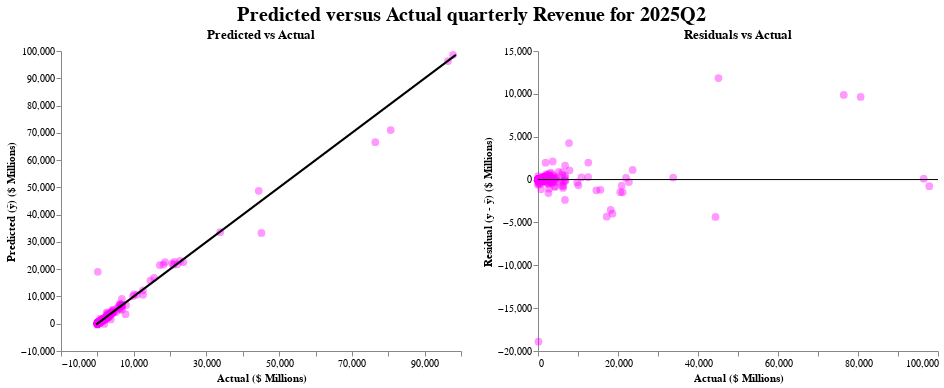

Write notebook code for a chart like this one.
### Markdown cell above
Alright, this is pretty darn good. Let's plot predicted versus actual as well as residuals so we can get a visual representation of our model performance.

### Code cell
# Put the data into a dataframe for altair plotting
dfp = pd.DataFrame({
    "actual": np.asarray(y_te_series/1_000_000, dtype=float),
    "pred":   np.asarray(y_pred/1_000_000, dtype=float)
})
# Calculate our residuals
dfp["resid"] = dfp["actual"] - dfp["pred"] 

# Let's plot a residual plot
res_scatter = alt.Chart(dfp).mark_circle(opacity=0.4,color='Magenta',size=60).encode(
    x=alt.X("actual:Q", title="Actual ($ Millions)", axis=alt.Axis(grid=False)),
    y=alt.Y("resid:Q",  title="Residual (y - ŷ) ($ Millions)", axis=alt.Axis(grid=False))
).properties(width=400, height=300, title="Residuals vs Actual")

zero_line = alt.Chart(pd.DataFrame({"y":[0]})).mark_rule().encode(y="y:Q")

residuals_chart = res_scatter + zero_line

# Let's look at a plot with predicted versus actual
xy_min = float(min(dfp["actual"].min(), dfp["pred"].min()))
xy_max = float(max(dfp["actual"].max(), dfp["pred"].max()))
diag_df = pd.DataFrame({"x":[xy_min, xy_max], "y":[xy_min, xy_max]})

scatter_xy = alt.Chart(dfp).mark_circle(opacity=0.4,color='Magenta',size=60).encode(
    x=alt.X("actual:Q", title="Actual ($ Millions)", axis=alt.Axis(grid=False)),
    y=alt.Y("pred:Q",   title="Predicted (ŷ) ($ Millions)", axis=alt.Axis(grid=False))
).properties(width=400, height=300, title="Predicted vs Actual")

diag = alt.Chart(diag_df).mark_line(color='black').encode(x="x:Q", y="y:Q")


pred_vs_actual_chart = scatter_xy + diag 

# I think it actually looks better having the predicted/actual first
(pred_vs_actual_chart | residuals_chart).configure_view(stroke=None).properties(title=alt.TitleParams(
    'Predicted versus Actual quarterly Revenue for 2025Q2',
    anchor='middle', fontSize=20, fontWeight='bold'
))

### Figure 1 — Vega-Lite specification as saved in the notebook (floating-point values rounded to 4 significant figures; data arrays with more than 128 entries replaced by an {"elided": "..."} marker saying what was removed)
{"config": {"view": {"continuousWidth": 300, "continuousHeight": 300, "stroke": null}}, "hconcat": [{"layer": [{"data": {"name": "data-866f4d49f9de65aee914faf73ad8e52c"}, "mark": {"type": "circle", "color": "Magenta", "opacity": 0.4, "size": 60}, "encoding": {"x": {"axis": {"grid": false}, "field": "actual", "title": "Actual ($ Millions)", "type": "quantitative"}, "y": {"axis": {"grid": false}, "field": "pred", "title": "Predicted (ŷ) ($ Millions)", "type": "quantitative"}}, "title": "Predicted vs Actual"}, {"data": {"name": "data-474c218e531782aa6f94f67c8dbf6440"}, "mark": {"type": "line", "color": "black"}, "encoding": {"x": {"field": "x", "type": "quantitative"}, "y": {"field": "y", "type": "quantitative"}}}], "height": 300, "width": 400}, {"layer": [{"data": {"name": "data-866f4d49f9de65aee914faf73ad8e52c"}, "mark": {"type": "circle", "color": "Magenta", "opacity": 0.4, "size": 60}, "encoding": {"x": {"axis": {"grid": false}, "field": "actual", "title": "Actual ($ Millions)", "type": "quantitative"}, "y": {"axis": {"grid": false}, "field": "resid", "title": "Residual (y - ŷ) ($ Millions)", "type": "quantitative"}}, "title": "Residuals vs Actual"}, {"data": {"name": "data-a0a55d106695e8d630baff0f16eee66d"}, "mark": {"type": "rule"}, "encoding": {"y": {"field": "y", "type": "quantitative"}}}], "height": 300, "width": 400}], "title": {"text": "Predicted versus Actual quarterly Revenue for 2025Q2", "anchor": "middle", "fontSize": 20, "fontWeight": "bold"}, "$schema": "https://vega.github.io/schema/vega-lite/v5.20.1.json", "datasets": {"data-866f4d49f9de65aee914faf73ad8e52c": {"elided": "344 records"}, "data-474c218e531782aa6f94f67c8dbf6440": [{"x": -341.6, "y": -341.6}, {"x": 98600.0, "y": 98600.0}], "data-a0a55d106695e8d630baff0f16eee66d": [{"y": 0}]}}
